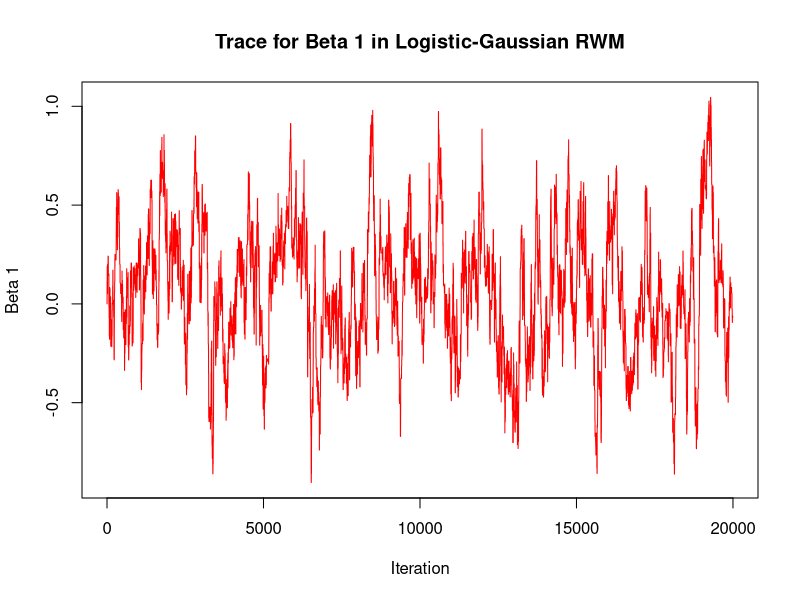
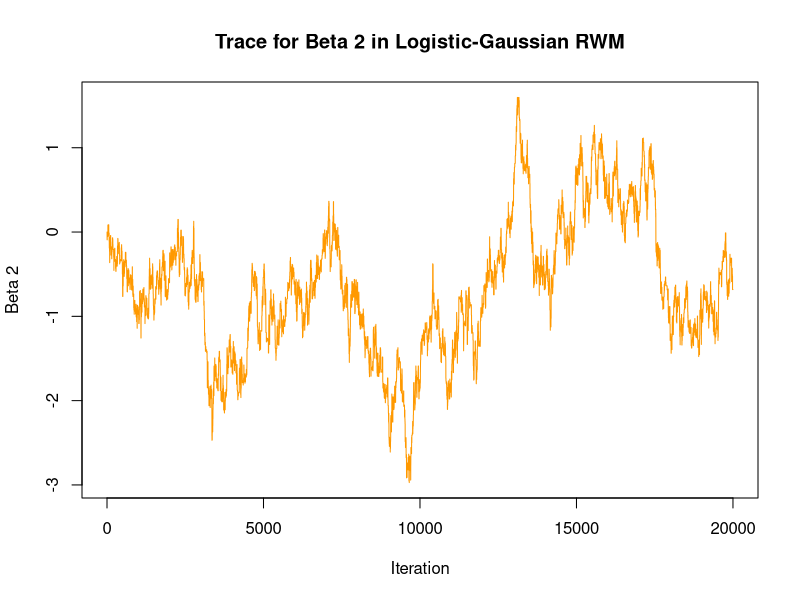
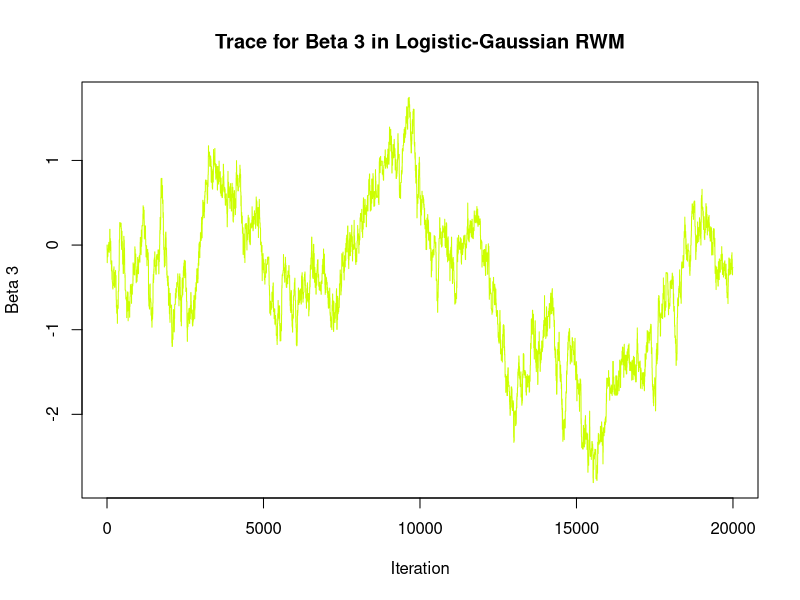
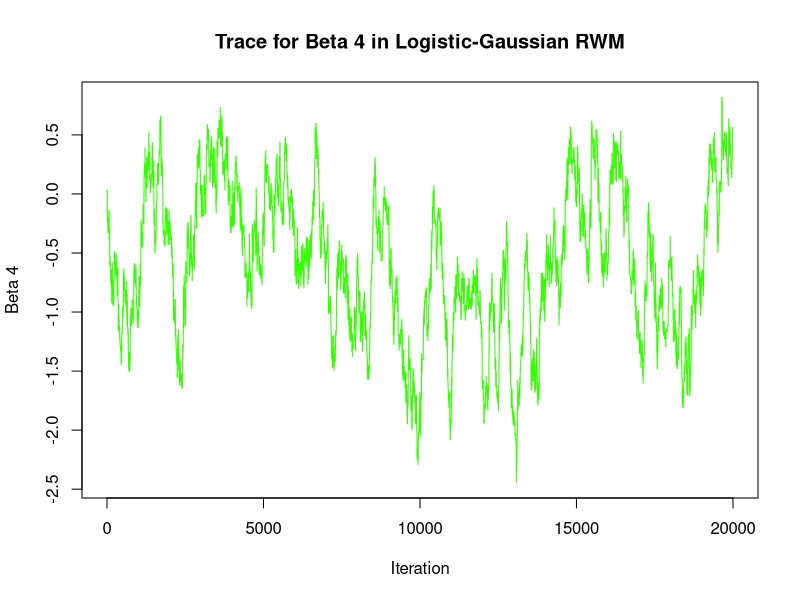
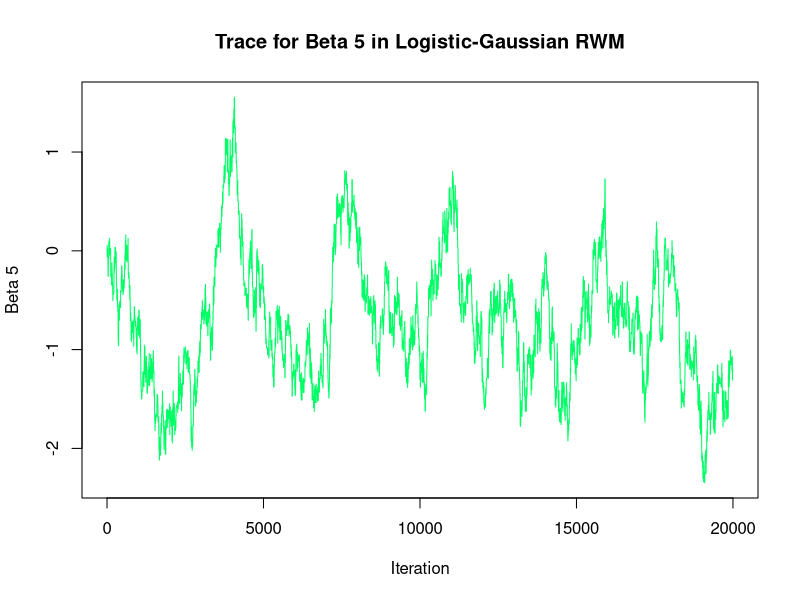
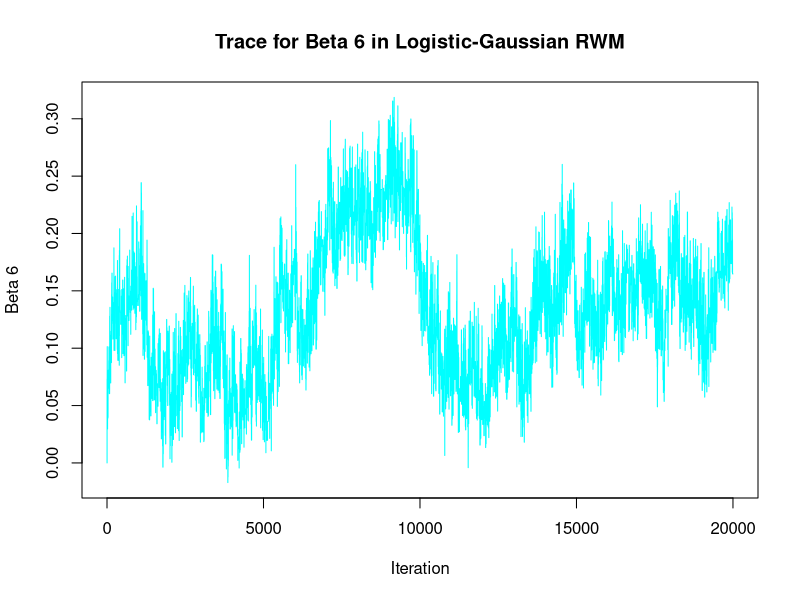
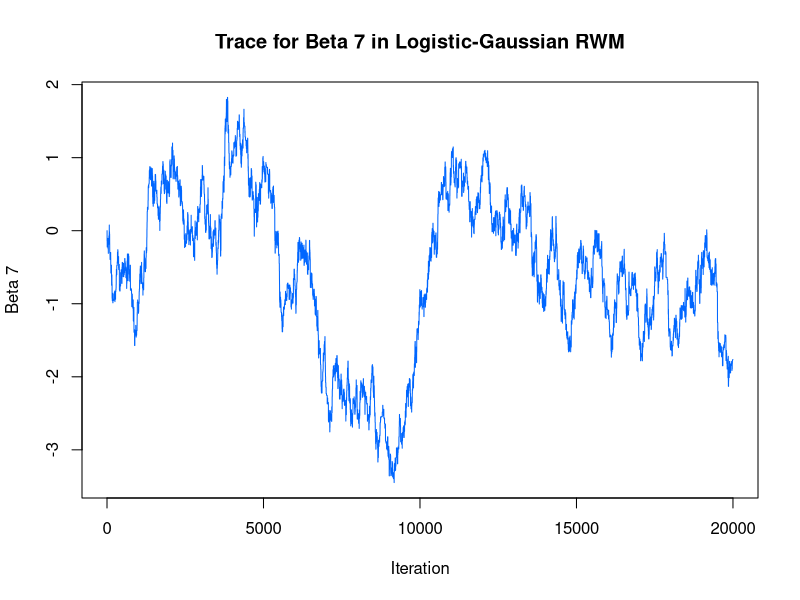
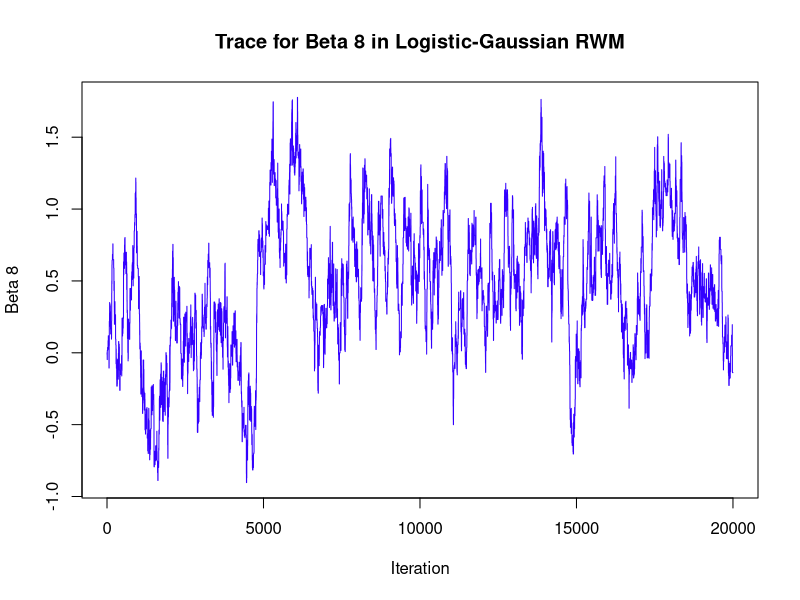

These charts were generated, in order, by the following R code: (Note: a time limit stopped this script after it produced the figures.)
library(mvtnorm)
library(coda)
library(ggplot2)
library(reshape2)
library(dplyr)
library(MASS)

                         # Section 1: Data Simulation 
set.seed(0692) 

n <- 150 # number of observations
d <- 10 # number of beta parameters

# create matrix to populate with covariates
X <- matrix(nrow = n, ncol = d)
X[,1] <- rep(1, n) # first column is an intercept

# create base uncorrelated random numbers to turn into x_i's
z <- matrix(rnorm(n*(d-1)), nrow = n, ncol = d-1)

# create x_i's (ith column of matrix corresponds to variable x_i)
X[,2] <- z[,1]
X[,3] <- z[,1] + 0.2*z[,2]
X[,4] <- 0.5*z[,3]
X[,5] <- z[,4]
X[,6] <- 2*z[,5] + 20*z[,6]
X[,7] <- z[,6]
X[,8] <- 0.5 * (z[,7] + z[,4] + z[,8] + z[,1])
X[,9] <- z[,8] + 10*z[,4]
X[,10] <- z[,5] + 0.5*z[,9]

# create true beta values
beta <- seq(-2,2, length = 10)

# Section 1.1: Generating Binary Outcomes from Logistic Distribution 
# Define the PDF of the logistic distribution
f_L <- function(x) exp(-x) / (1 + exp(-x))^2

# Define the PDF of the Cauchy distribution
f_C <- function(x) 1 / (pi * (1 + x^2))

# Define the ratio of logistic to Cauchy densities
ratio_LC <- function(x) {
  f_L(x) / f_C(x)
}

# Find the optimized M
M_calc <- optimize(f = ratio_LC, interval = c(-10,10), maximum = TRUE)
M <- M_calc$objective
M

n_samples <- n  # the number of samples we want to draw
accepted_samples <- numeric(n_samples)  # to store accepted samples
num_accepted <- 0  # to keep track of the number of accepted samples
num_proposed <- 0  # to keep track of the number of proposed samples

while (num_accepted < n_samples) {
    x_proposed <- rt(1, df = 1)  # draw a sample from the Cauchy distribution
    fl_value <- f_L(x_proposed)  # calculate the logistic PDF value

    if (is.finite(fl_value)) {
        u <- runif(1, 0, M * fl_value)  # draw a sample from the uniform distribution

        if (u <= fl_value) {
            num_accepted <- num_accepted + 1
            accepted_samples[num_accepted] <- x_proposed
        }
    }
    num_proposed <- num_proposed + 1
}

# Estimate efficiency
efficiency <- num_accepted / num_proposed
efficiency

# Now use these samples to create Y
epsilon_L <- accepted_samples  # These are our accepted epsilon_i samples
Y_star_L <- X %*% beta + epsilon_L  # Calculate the latent variable Y_star
Y_L <- ifelse(Y_star_L > 0, 1, 0)  # Convert the latent variable to binary outcomes Y

# Section 1.2: Generating Binary Outcomes from Cauchy Distribution 
# Generate the random errors from the Cauchy distribution, i.e. t-distribution with df = 1
epsilon_C <- rt(n, df = 1)

# Calculate the latent variable using the matrix product of X and beta, plus the error term (formula given in the instrutioon)
Y_star_C <- X %*% beta + epsilon_C

# Convert the latent variable to a binary outcome
Y_C <- ifelse(Y_star_C > 0, 1, 0)


# Section 2: Model Sepcification: Defining Prior and Posterior
# Gaussian log-prior function
log_prior_gaussian <- function(beta) {
 sum(dnorm(beta, log = T))
}

# Unit Information Prior(UIP) log-prior function 
log_prior_uip <- function(beta, X) {
  n <- nrow(X)  # Calculate 'n' as the number of rows in 'X'
  Sigma_inv <- solve(t(X) %*% X) * n
  prior_value <- -0.5 * t(beta) %*% Sigma_inv %*% beta
  return(prior_value)
}


# Logistic-Gaussian Posterior
logistic_posterior_Gaussian <- function(beta, X, Y) {
  p <- 1 / (1 + exp(-X %*% beta))
  log_likelihood <- sum(dbinom(Y, size = 1, prob = p, log = TRUE))
  log_prior <- log_prior_gaussian(beta)
  return(log_likelihood + log_prior)
}


# Logistic-UIP Posterior
logistic_posterior_UIP <- function(beta, X, Y) {
  # Ensure beta is treated as a column vector for matrix operations
  if (is.null(dim(beta))) {
    beta <- matrix(beta, nrow = length(beta), ncol = 1)
  }

  # Calculate logistic model probabilities
  p <- 1 / (1 + exp(-X %*% beta))
  log_likelihood <- sum(Y * log(p) + (1 - Y) * log(1 - p))
  
  # Calculate log prior using Sigma_inv
  log_prior <- log_prior_uip(beta, X)
  
  return(log_likelihood + log_prior)
}

# Cauchit-Gaussian Posterior
cauchit_posterior_Gaussian <- function(beta, X, Y) {
  eta <- X %*% beta
  p <- 0.5 + (1 / pi) * atan(eta) 
  p <- pmax(pmin(p, 1 - 1e-10), 1e-10)  # Avoid log(0)
  log_likelihood <- sum(dbinom(Y, size = 1, prob = p, log = TRUE))
  
  log_prior <- sum(dnorm(beta, log = T))
  
  return(log_likelihood + log_prior)
}

# Cauchit-UIP Posterior
cauchit_posterior_UIP <- function(beta, X, Y) {
  eta <- X %*% beta
  p <- 0.5 + (1 / pi) * atan(eta) 
  p <- pmax(pmin(p, 1 - 1e-10), 1e-10)  # Avoid log(0)
  log_likelihood <- sum(dbinom(Y, size = 1, prob = p, log = TRUE))
  
  log_prior <- log_prior_uip(beta,X)
  
  return(log_likelihood + log_prior)
}





# Section 3: MCMC Algorithm Implementation and Application

# This section is dedicated to the implementation and fitting of five distinct 
# MCMC algorithms to logistic and Cauchit regression models. Each algorithm is
# applied to both Gaussian and UIP Prior cases to assess model 
# performance. The five algorithms are:

# 1. Random Walk Metropolis (RWM)
# 2. Pre-conditioned RWM using multivariate normal proposals
# 3. Pre-conditioned RWM using multivariate t proposals
# 4. Metropolis-adjusted Langevin Algorithm (MALA)
# 5. Component-wise RWM

# For each algorithm, the process consists of defining a fitting function, 
# executing the MCMC sampling, and calculating the acceptance rate. After 
# fitting to the Logistic case, the same algorithms are applied to the Cauchit 
# regression model. Results are visualized through trace plots.


# Before going through the five MCMC algorithms specific to each regression
# We want to define some common parameters used in MCMC to reduce redundancy
nits <- 20000
x_curr <- rep(0, ncol(X))

                              #Logistic Case
# MODEL: Random Walk Metropolis (RWM)
                             # Logistic-Gaussian
# Multidimensional RWM algorithm for logistic regression
RWM <- function(log_posterior, nits, h, x_curr, X, Y) {
  d <- length(x_curr)
  accepted <- 0
  x_store <- matrix(nrow = nits, ncol = d)
  
  # Initialize current log-posterior
  logpi_curr <- log_posterior(x_curr, X, Y)
  if (is.nan(logpi_curr)) logpi_curr <- -Inf  # Handle NaN

  for (i in 1:nits) {
    # propose a candidate move
    x_prop <- x_curr + h * rnorm(d)
    logpi_prop <- log_posterior(x_prop, X, Y)
    
    # Check for numerical issues
    if (is.nan(logpi_prop)) logpi_prop <- -Inf  # Handle NaN

    # accept-reject step
    loga <- logpi_prop - logpi_curr
    u <- runif(1)
    # compare u < exp(loga) to avoid numerical issues
    if (!is.nan(loga) && u < exp(loga)) {
      x_curr <- x_prop
      logpi_curr <- logpi_prop
      accepted <- accepted + 1
    }
    x_store[i,] <- x_curr
  }
  
  return(list(x_store = x_store, a_rate = accepted / nits))
}

# Run the RWM algorithm for logistic regression with Gaussian
mc_logGaussian_rwm <- RWM(logistic_posterior_Gaussian, nits, h = 0.08, x_curr, X, Y_L)

# Output the acceptance rate
cat("The acceptance rate is: ", mc_logGaussian_rwm$a_rate)

                            # Logistic-UIP
# Run the RWM algorithm for logistic regression with Gaussian
mc_logUIP_rwm <- RWM(logistic_posterior_UIP, nits, h = 0.05, x_curr, X,Y_L)

# Output the acceptance rate
cat("The acceptance rate is: ", mc_logUIP_rwm$a_rate)

                            # Trace plot 
# Set up colors for the plots
colors <- rainbow(ncol(mc_logGaussian_rwm$x_store))

mc_trace_plot <- function(mc_data, colors, model_name = "Model") {
  # Loop through each parameter in the MCMC data
  for (i in 1:ncol(mc_data$x_store)) {
    # Trace plot for the i-th beta parameter with the i-th color
    plot(mc_data$x_store[, i], type = 'l',
         main = paste("Trace for Beta", i, "in", model_name),
         ylab = paste("Beta", i), xlab = "Iteration",
         col = colors[i])
    
    # Convert the color to RGB with transparency
    col_transparent <- adjustcolor(colors[i], alpha.f = 0.3)
  }
}

# Call the function for the Logistic-Gaussian/UIP RWM model
mc_trace_plot(mc_logGaussian_rwm, colors, "Logistic-Gaussian RWM")
mc_trace_plot(mc_logUIP_rwm, colors, "Logistic-Gaussian RWM")




# MODEL: Pre-conditioned RWM using multivariate normal proposals
                         #Logistic-Gaussian
# RWM algorithm function with pre-conditioning
RWM_pre_mnorm <- function(log_posterior, X, Y, nits, cov_matrix, x_curr) {
  d <- length(x_curr)
  accepted <- 0
  x_store <- matrix(nrow = nits, ncol = d)
  
  for (i in 1:nits) {
    # Generate a proposal beta vector by adding a random multivariate normal vector
    # The covariance of the random vector is the provided cov_matrix
    x_prop <- x_curr + mvrnorm(1, mu = rep(0, d), Sigma = cov_matrix)
    
    # Calculate the log of the acceptance ratio
    loga <- log_posterior(x_prop, X, Y) - log_posterior(x_curr, X, Y)
    
    # Accept or reject the proposal based on the acceptance ratio
    if (is.finite(loga) && runif(1) < exp(loga)) {
      x_curr <- x_prop
      accepted <- accepted + 1
    }
    # Store the current or last accepted beta vector in the chain
    x_store[i, ] <- x_curr
  }
  
  return(list(x_store = x_store, a_rate = accepted / nits))
}

# Define parameters for the initial run
nits_initial <- 20000  # Total number of iterations including burn-in
burn_in <- 5000        # Number of iterations to discard as burn-in
h_initial <- 0.003      # Initial proposal width, used to scale the identity covariance matrix
x_curr_initial <- rep(0, ncol(X))

# Run the initial RWM algorithm with a simple diagonal covariance matrix
initial_run <- RWM_pre_mnorm(logistic_posterior_Gaussian, X, Y_L, nits_initial, diag(rep(h_initial, ncol(X))), x_curr_initial)
# Tune the step-size to achieve a 30-40% acceptance rate
initial_run$a_rate

# Estimate the covariance matrix from the initial run (post burn-in)
cov_matrix_est <- cov(initial_run$x_store[(burn_in + 1):nits_initial, ])

# Define parameters for the pre-conditioned run
nits_final <- 20000
h_final <- 0.45  

# Run the RWM algorithm with the estimated covariance matrix
mc_logGaussian_pre_norm <- RWM_pre_mnorm(logistic_posterior_Gaussian, X, Y_L, nits_final, cov_matrix_est * h_final, x_curr_initial)

# Output the acceptance rate of the final run
cat("The acceptance rate of the final run is: ", mc_logGaussian_pre_norm$a_rate)

                            #Logistic-UIP
# RWM algorithm function with pre-conditioning
RWM_pre_mnorm

# Define parameters for the initial run
nits_initial <- 20000  
burn_in <- 5000        
h_initial <- 0.0015  
x_curr_initial <- rep(0, ncol(X))

# Run the initial RWM algorithm with a simple diagonal covariance matrix
initial_run <- RWM_pre_mnorm(logistic_posterior_UIP, X, Y_L, nits_initial, diag(rep(h_initial, ncol(X))), x_curr_initial)
# Tune the step-size to achieve a 30-40% acceptance rate
initial_run$a_rate

# Estimate the covariance matrix from the initial run (post burn-in)
cov_matrix_est <- cov(initial_run$x_store[(burn_in + 1):nits_initial, ])

# Define parameters for the pre-conditioned run
nits_final <- 20000
h_final <- 0.45  

# Run the RWM algorithm with the estimated covariance matrix
mc_logUIP_pre_norm <- RWM_pre_mnorm(logistic_posterior_UIP, X, Y_L, nits_final, cov_matrix_est * h_final, x_curr_initial)

# Output the acceptance rate of the final run
cat("The acceptance rate of the final run is: ", mc_logUIP_pre_norm$a_rate)

# Trace plot for Logistic-Gaussian and Logistic-UIP 
mc_trace_plot(mc_logGaussian_pre_norm, colors, "Pre Logistic-Gaussian mnorm")
mc_trace_plot(mc_logUIP_pre_norm, colors, "Pre Logistic-UIP mnorm")



# MODEL: Pre-conditioned RWM using multivariate t proposals
                            #Logistic-Gaussian
# RWM algorithm function with pre-conditioning
RWM_pre_mt <- function(log_posterior, X, Y, nits, cov_matrix, x_curr, df_t) {
  d <- length(x_curr)
  accepted <- 0
  x_store <- matrix(nrow = nits, ncol = d)
  
  for (i in 1:nits) {
    # Generate a proposal beta vector by adding a random multivariate normal vector
    # The covariance of the random vector is the provided cov_matrix
    x_prop <- x_curr + as.vector(rmvt(n = 1, sigma = cov_matrix, df = df_t))
    
    # Calculate the log of the acceptance ratio
    loga <- log_posterior(x_prop, X, Y) - log_posterior(x_curr, X, Y)
    
    # Accept or reject the proposal based on the acceptance ratio
    if (is.finite(loga) && runif(1) < exp(loga)) {
      x_curr <- x_prop
      accepted <- accepted + 1
    }
    # Store the current or last accepted beta vector in the chain
    x_store[i, ] <- x_curr
  }
  
  return(list(x_store = x_store, a_rate = accepted / nits))
}

h_initial <- 0.001 # Initial proposal width, used to scale the identity covariance matrix
df_t <- 1

# Run the initial RWM algorithm with a simple diagonal covariance matrix
initial_run_t <- RWM_pre_mt(logistic_posterior_Gaussian, X, Y_L, nits_initial, 
                            diag(rep(h_initial, ncol(X))), x_curr_initial, df_t)

# Tune the step-size to achieve a 30-40% acceptance rate
initial_run_t$a_rate

# Estimate the covariance matrix from the initial run (post burn-in)
cov_matrix_est <- cov(initial_run_t$x_store[(burn_in + 1):nits_initial, ])

# Define parameters for the pre-conditioned run
h_final <- 0.2 

# Run the RWM algorithm with the estimated covariance matrix
mc_logGaussian_pre_t <- RWM_pre_mt(logistic_posterior_Gaussian, X, Y_L, nits_final, 
                                   cov_matrix_est*h_final, x_curr_initial, df_t)


# Output the acceptance rate of the final run
cat("The acceptance rate of the final run is: ", mc_logGaussian_pre_t$a_rate)

                               #Logistic-UIP
# RWM algorithm function with pre-conditioning & multivariate t proposal
RWM_pre_mt
# Define parameters for the initial run
h_initial <- 0.001      # Initial proposal width, used to scale the identity covariance matrix
df_t <- 1

# Run the initial RWM algorithm with a simple diagonal covariance matrix
initial_run_t <- RWM_pre_mt(logistic_posterior_UIP, X, Y_L, nits_initial, diag(rep(h_initial, ncol(X))), x_curr_initial, df_t)

# Tune the step-size to achieve a 30-40% acceptance rate
initial_run_t$a_rate

# Estimate the covariance matrix from the initial run (post burn-in)
cov_matrix_est <- cov(initial_run_t$x_store[(burn_in + 1):nits_initial, ])

# Define parameters for the pre-conditioned run
nits_final <- 20000
h_final <- 0.35

# Run the RWM algorithm with the estimated covariance matrix
mc_logUIP_pre_t <- RWM_pre_mt(logistic_posterior_UIP, X, Y_L, nits_final, cov_matrix_est*h_final, x_curr_initial, df_t)

# Output the acceptance rate of the final run
cat("The acceptance rate of the final run is: ", mc_logUIP_pre_t$a_rate)

# Trace plot for Logistic-UIP preconditioned_norm
mc_trace_plot(mc_logGaussian_pre_t, colors, "Pre Logistic-Gaussian mt")
mc_trace_plot(mc_logUIP_pre_t, colors, "Pre Logistic-UIP mt")



# MODEL: Metropolis-adjusted Langevin algorithm (MALA)
                              # Logistic-Gaussian
MALA <- function(logistic_posterior, dlogpi, nits, h, x_curr, X, Y) {
  d <- length(x_curr)
  accepted <- 0
  x_store <- matrix(nrow = nits, ncol = d)
  
  # Initialize current log-posterior and its gradient
  logpi_curr <- logistic_posterior(x_curr, X, Y)
  if (is.nan(logpi_curr)) logpi_curr <- -Inf
  dlogpi_curr <- dlogpi(x_curr, X, Y)
  
  for (i in 1:nits) {
    # Propose a candidate move
    x_prop <- x_curr + h * dlogpi_curr / 2 + sqrt(h) * rnorm(d)
    logpi_prop <- logistic_posterior(x_prop, X, Y)
    dlogpi_prop <- dlogpi(x_prop, X, Y)
    
    # Convert matrices to vectors explicitly
    x_curr <- as.vector(x_curr)
    x_prop <- as.vector(x_prop)
    dlogpi_curr <- as.vector(dlogpi_curr)
    dlogpi_prop <- as.vector(dlogpi_prop)

    # Calculate transition probabilities
    logq_cgivenp <- dmvnorm(x_curr, mean = x_prop + h * dlogpi_prop / 2, sigma = h * diag(rep(1, d)), log = TRUE)
    logq_pgivenc <- dmvnorm(x_prop, mean = x_curr + h * dlogpi_curr / 2, sigma = h * diag(rep(1, d)), log = TRUE)
    
    # Accept-reject step
    loga <- logpi_prop - logpi_curr + logq_cgivenp - logq_pgivenc
    u <- runif(1)
    # compare u < exp(loga) to avoid numerical issues
    if (!is.nan(loga) && u < exp(loga)) {
      x_curr <- x_prop
      logpi_curr <- logpi_prop
      dlogpi_curr <- dlogpi_prop
      accepted <- accepted + 1
    }
    x_store[i, ] <- x_curr
  }
  
  return(list(x_store = x_store, a_rate = accepted / nits))
}

dlogpi_logGaussian <- function(beta, X, Y) {
  z <- X %*% beta
  p <- 1 / (1 + exp(-z))
  grad_log_likelihood <- t(X) %*% (Y - p)
  grad_log_prior <- -beta
  return(grad_log_likelihood + grad_log_prior)
}

mc_logGaussian_mala <- MALA(logistic_posterior_Gaussian, dlogpi_logGaussian, 
                            nits, h = 0.001, x_curr, X, Y_L)
                        # Performing burn-in
burn_in <- 5000  # Define the number of burn-in iterations

# Create new MCMC objects that exclude the burn-in period
mc_logGaussian_mala_burnin <- mc_logGaussian_mala
mc_logGaussian_mala_burnin$x_store <- mc_logGaussian_mala$x_store[(burn_in + 1):nrow(mc_logGaussian_mala$x_store), ]


# Output the acceptance rate of the final run
cat("The acceptance rate of the final run is: ", mc_logGaussian_mala_burnin$a_rate)

                                # Logistic-UIP
dlogpi_logUIP <- function(beta, X, Y) {
  n <- nrow(X)
  Sigma_inv <- solve(t(X) %*% X) * n
  
  p <- 1 / (1 + exp(-X %*% beta))
  grad_log_likelihood <- t(X) %*% (Y - p)
  
  grad_log_prior <- -Sigma_inv %*% beta
  
  return(grad_log_likelihood + grad_log_prior)
}

mc_logUIP_mala <- MALA(logistic_posterior_UIP, dlogpi_logUIP, nits, h = 0.001, x_curr, X, Y_L)
                           # Performing burn-in
burn_in <- 5000  

# Create new MCMC objects that exclude the burn-in period
mc_logUIP_mala_burnin <- mc_logUIP_mala 
mc_logUIP_mala_burnin$x_store <- mc_logUIP_mala$x_store[(burn_in + 1):nrow(mc_logUIP_mala$x_store), ]

chains <- mcmc.list(mcmc(mc_logUIP_mala_burnin$x_store))

# Output the acceptance rate of the final run
cat("The acceptance rate of the final run is: ", mc_logUIP_mala_burnin$a_rate)

                # Trace plot for Logistic-Gaussian/UIP MALA
mc_trace_plot(mc_logGaussian_mala_burnin, colors, "Post Burn-In Logistic-Gaussian MALA")
mc_trace_plot(mc_logUIP_mala_burnin, colors, "Post Burn-IN Logistic-UIP MALA")


# MODEL: Component-wise RWM
                             # Logistic-Gaussian
RWM_cw <- function(logistic_posterior, nits, h, x_curr, X, Y) {
  d <- length(x_curr)
  accepted <- rep(0, d)  # Track acceptance for each parameter
  x_store <- matrix(nrow = nits, ncol = d)
  
  # Initialize current log-posterior
  logpi_curr <- logistic_posterior(x_curr, X, Y)
  if (is.nan(logpi_curr)) logpi_curr <- -Inf  # Handle NaN

  for (i in 1:nits) {
    for (j in 1:d) {
      x_prop <- x_curr
      # Propose a candidate move for the j-th parameter
      x_prop[j] <- x_curr[j] + h[j] * rnorm(1)
      
      logpi_prop <- logistic_posterior(x_prop, X, Y)
      # Check for numerical issues
      if (is.nan(logpi_prop)) logpi_prop <- -Inf  # Handle NaN
      
      # Accept-reject step
      loga <- logpi_prop - logpi_curr
      u <- runif(1)
      # Compare u < exp(loga) to avoid numerical issues
      if (!is.nan(loga) && u < exp(loga)) {
        x_curr[j] <- x_prop[j]
        logpi_curr <- logpi_prop
        accepted[j] <- accepted[j] + 1
      }
    }
    x_store[i,] <- x_curr
  }
  
  return(list(x_store = x_store, a_rate = accepted / nits))
}

h_logGaussian <- c(1.65, 1.8, 1.75, 2.4, 2.6, 0.1, 1.6, 1.8, 0.55, 1.45)  # Step sizes for each parameter

mc_logGaussian_cw<- RWM_cw(logistic_posterior_Gaussian, nits, h_logGaussian, x_curr, X, Y_L)

# Output the acceptance rate of the final run
cat("The acceptance rate of the final run is: ", mc_logGaussian_cw$a_rate)

                                # Logistic-UIP
h_logUIP <- c(1.65, 1.8, 1.75, 2.5, 2.6, 0.1, 1.6, 1.8, 0.55, 1.45)  # Step sizes for each parameter

mc_logUIP_cw <- RWM_cw(logistic_posterior_UIP, nits, h_logUIP, x_curr, X, Y_L)

# Output the acceptance rate of the final run
cat("The acceptance rate of the final run is: ", mc_logGaussian_cw$a_rate)

                # Trace plot for Logistic-Gaussian/UIP Component-wise
mc_trace_plot(mc_logGaussian_cw, colors, "Logistic-Gaussian Component-wise RWM")
mc_trace_plot(mc_logUIP_cw, colors, "Logistic-UIP Component-wise RWM")






                              #Cauchit Case

# MODEL: Random Walk Metropolis (RWM)
                            # Cauchit-Gaussian
# Run the RWM algorithm for logistic regression with Gaussian
mc_cauGaussian_rwm <- RWM(cauchit_posterior_Gaussian, nits, h = 0.13, x_curr, X, Y_C)

# Output the acceptance rate
cat("The acceptance rate is: ", mc_cauGaussian_rwm$a_rate)

                            # Logistic-UIP
# Run the RWM algorithm for logistic regression with Gaussian
mc_cauUIP_rwm <- RWM(cauchit_posterior_UIP, nits, h = 0.07, x_curr, X, Y_C)

# Output the acceptance rate
cat("The acceptance rate is: ", mc_cauUIP_rwm$a_rate)


                   # Call the function for the Logistic-Gaussian/UIP RWM model
mc_trace_plot(mc_cauGaussian_rwm, colors, "Cauchit-Gaussian RWM")
mc_trace_plot(mc_cauUIP_rwm, colors, "Cauchit-Gaussian RWM")


# MODEL: Pre-conditioned RWM using multivariate normal proposals
                               #Cauchit-Gaussian 
# RWM algorithm function with pre-conditioning & multivariate normal proposal
RWM_pre_mnorm

# Define parameters for the initial run
nits_initial <- 20000  
burn_in <- 5000        
h_initial <- 0.003  
x_curr_initial <- rep(0, ncol(X))

# Run the initial RWM algorithm with a simple diagonal covariance matrix
initial_run <- RWM_pre_mnorm(cauchit_posterior_Gaussian, X, Y_C, nits_initial, diag(rep(h_initial, ncol(X))), x_curr_initial)
# Tune the step-size to achieve a 30-40% acceptance rate
initial_run$a_rate

# Estimate the covariance matrix from the initial run (post burn-in)
cov_matrix_est <- cov(initial_run$x_store[(burn_in + 1):nits_initial, ])

# Define parameters for the pre-conditioned run
nits_final <- 20000
h_final <- 0.5

# Run the RWM algorithm with the estimated covariance matrix
mc_cauGaussian_pre_norm <- RWM_pre_mnorm(cauchit_posterior_Gaussian, X, Y_C, nits_final, cov_matrix_est * h_final, x_curr_initial)

# Output the acceptance rate of the final run
cat("The acceptance rate of the final run is: ",mc_cauGaussian_pre_norm$a_rate)

                                    #Cauchit-UIP
# RWM algorithm function with pre-conditioning
RWM_pre_mnorm

# Define parameters for the initial run
nits_initial <- 20000  
burn_in <- 5000        
h_initial <- 0.0015  
x_curr_initial <- rep(0, ncol(X))

# Run the initial RWM algorithm with a simple diagonal covariance matrix
initial_run <- RWM_pre_mnorm(cauchit_posterior_UIP, X, Y_C, nits_initial, diag(rep(h_initial, ncol(X))), x_curr_initial)
# Tune the step-size to achieve a 30-40% acceptance rate
initial_run$a_rate

# Estimate the covariance matrix from the initial run (post burn-in)
cov_matrix_est <- cov(initial_run$x_store[(burn_in + 1):nits_initial, ])

# Define parameters for the pre-conditioned run
nits_final <- 20000
h_final <- 0.45  

# Run the RWM algorithm with the estimated covariance matrix
mc_cauUIP_pre_norm <- RWM_pre_mnorm(cauchit_posterior_UIP, X, Y_C, nits_final, cov_matrix_est * h_final, x_curr_initial)


# Output the acceptance rate of the final run
cat("The acceptance rate of the final run is: ", mc_cauUIP_pre_norm$a_rate)

# Trace plot for Logistic-Gaussian preconditioned_norm
mc_trace_plot(mc_cauGaussian_pre_norm, colors, "Pre Cauchit-Gaussian mnorm")
mc_trace_plot(mc_cauUIP_pre_norm, colors, "Pre Cauchit-UIP mnorm")


# MODEL: Pre-conditioned RWM using multivariate t proposals
                                #Logistic-Gaussian
# RWM algorithm function with pre-conditioning & multivariate t proposal
RWM_pre_mt
# Define parameters for the initial run
h_initial <- 0.001      # Initial proposal width, used to scale the identity covariance matrix
df_t <- 1

# Run the initial RWM algorithm with a simple diagonal covariance matrix
initial_run_t <- RWM_pre_mt(cauchit_posterior_Gaussian, X, Y_C, nits_initial, diag(rep(h_initial, ncol(X))), x_curr_initial, df_t)

# Tune the step-size to achieve a 30-40% acceptance rate
initial_run_t$a_rate

# Estimate the covariance matrix from the initial run (post burn-in)
cov_matrix_est <- cov(initial_run_t$x_store[(burn_in + 1):nits_initial, ])

# Define parameters for the pre-conditioned run
nits_final <- 20000
h_final <- 0.35

# Run the RWM algorithm with the estimated covariance matrix
mc_cauGaussian_pre_t <- RWM_pre_mt(cauchit_posterior_Gaussian, X, Y_C, nits_final, cov_matrix_est*h_final, x_curr_initial, df_t)

# Output the acceptance rate of the final run
cat("The acceptance rate of the final run is: ", mc_cauGaussian_pre_t$a_rate)

                               #Cauchit-UIP (rmvt)
# RWM algorithm function with pre-conditioning & multivariate t proposal
RWM_pre_mt
# Define parameters for the initial run
h_initial <- 0.001      # Initial proposal width, used to scale the identity covariance matrix
df_t <- 1

# Run the initial RWM algorithm with a simple diagonal covariance matrix
initial_run_t <- RWM_pre_mt(cauchit_posterior_UIP, X, Y_C, nits_initial, diag(rep(h_initial, ncol(X))), x_curr_initial, df_t)

# Tune the step-size to achieve a 30-40% acceptance rate
initial_run_t$a_rate

# Estimate the covariance matrix from the initial run (post burn-in)
cov_matrix_est <- cov(initial_run_t$x_store[(burn_in + 1):nits_initial, ])

# Define parameters for the pre-conditioned run
nits_final <- 20000
h_final <- 0.35

# Run the RWM algorithm with the estimated covariance matrix
mc_cauUIP_pre_t <- RWM_pre_mt(cauchit_posterior_UIP, X, Y_C, nits_final, cov_matrix_est*h_final, x_curr_initial, df_t)

# Output the acceptance rate of the final run
cat("The acceptance rate of the final run is: ", mc_cauUIP_pre_t$a_rate)

                   # Trace plot for Logistic-UIP preconditioned_norm
mc_trace_plot(mc_cauGaussian_pre_t , colors, "Pre Cauchit-Gaussian mt")
mc_trace_plot(mc_cauUIP_pre_t, colors, "Pre Cauchit-UIP mt")



# MODEL: Metropolis-adjusted Langevin Algorithm (MALA)
                              # Cauchit-Gaussian
# Calculating the gradient
dlogpi_cauGaussian <- function(beta, X, Y) {
  eta <- X %*% beta
  p <- 0.5 + (1 / pi) * atan(eta)
  dp_deta <- 1 / (pi * (1 + eta^2))  # derivative of p w.r.t eta
  grad_log_likelihood <- t(X) %*% ((Y - p) * dp_deta)  # chain rule to get the gradient w.r.t beta
  
  grad_log_prior <- -beta 
  
  return(grad_log_likelihood + grad_log_prior)
}

mc_cauGaussian_mala <- MALA(cauchit_posterior_Gaussian, dlogpi_cauGaussian, nits, h = 0.002, x_curr, X, Y_C)

                             # Performing burn-in
burn_in <- 5000  # Define the number of burn-in iterations

# Create new MCMC objects that exclude the burn-in period
mc_cauGaussian_mala_burnin <- mc_cauGaussian_mala
mc_cauGaussian_mala_burnin$x_store <- mc_cauGaussian_mala$x_store[(burn_in + 1):nrow(mc_cauGaussian_mala$x_store), ]

# Output the acceptance rate of the final run
cat("The acceptance rate of the final run is: ", mc_cauGaussian_mala_burnin$a_rate)

                                # Cauchit-UIP
# Calculating the gradient
dlogpi_cauUIP <- function(beta, X, Y) {
  n <- nrow(X)
  Sigma_inv <- solve(t(X) %*% X) * n
  
  eta <- X %*% beta
  p <- 0.5 + (1 / pi) * atan(eta)
  dp_deta <- 1 / (pi * (1 + eta^2))  # derivative of p w.r.t eta
  grad_log_likelihood <- t(X) %*% ((Y - p) * dp_deta)  # chain rule to get the gradient w.r.t beta
  
  grad_log_prior <- -Sigma_inv %*% beta  # derivative of UIP log-prior w.r.t beta
  
  return(grad_log_likelihood + grad_log_prior)
}


mc_cauUIP_mala <- MALA(cauchit_posterior_UIP, dlogpi_cauUIP, nits, h = 0.005, x_curr, X, Y_C)
                        # Performing burn-in
burn_in <- 5000  

# Create new MCMC objects that exclude the burn-in period
mc_cauUIP_mala_burnin <- mc_cauUIP_mala
mc_cauUIP_mala_burnin$x_store <- mc_cauUIP_mala$x_store[(burn_in + 1):nrow(mc_cauUIP_mala$x_store), ]

# Output the acceptance rate of the final run
cat("The acceptance rate of the final run is: ", mc_cauUIP_mala_burnin$a_rate)

                # Trace plot for Logistic-Gaussian/UIP MALA
mc_trace_plot(mc_cauGaussian_mala_burnin, colors, "Post Burn-In Logistic-Gaussian MALA")
mc_trace_plot(mc_cauUIP_mala_burnin, colors, "Post Burn-IN Logistic-UIP MALA")


# MODEL: Component-wise MCMC
                             # Cauchit-Gaussian
h <- c(2, 2.2, 2.2, 3.2, 3.4, 0.2, 2.3, 2.5, 0.9, 2.1)  # Step sizes for each parameter

mc_cauGaussian_cw<- RWM_cw(cauchit_posterior_Gaussian, nits, h, x_curr, X, Y_C)

# Output the acceptance rate of the final run
cat("The acceptance rate of the final run is: ", mc_cauGaussian_cw$a_rate)

                                # Logistic-UIP
h <- c(1.65, 1.8, 1.75, 2.5, 2.6, 0.09, 1.6, 1.8, 0.55, 1.45)  # Step sizes for each parameter

mc_cauUIP_cw <- RWM_cw(cauchit_posterior_UIP, nits, h, x_curr, X, Y_C)

# Output the acceptance rate of the final run
cat("The acceptance rate of the final run is: ", mc_cauGaussian_cw$a_rate)

                # Trace plot for Cauchit-Gaussian/UIP Component-wise
mc_trace_plot(mc_cauGaussian_cw, colors, "Cauchit-Gaussian Component-wise RWM")
mc_trace_plot(mc_cauUIP_cw, colors, "Cauchit-UIP Component-wise RWM")





# Section 4: Model Diagnostics for MCMC Algorithms

# This section is dedicated to performing diagnostic analyses on the fitted 
# MCMC models for both Logistic and Cauchit regression cases. We employ various 
# statistical methods to assess the predictive accuracy and convergence of the 
# models. The diagnostics are as follows:

# 1. Prediction Accuracy: This involves comparing the posterior mean of the 
#    parameters against the true beta coefficients, utilizing Brier scores 
#    as a measure of predictive performance.

# 2. Convergence Diagnostics: We use Gelman-Rubin statistics to evaluate the 
#    convergence across multiple chains for each MCMC algorithm.

# 3. Autocorrelation Analysis: Autocorrelation plots are generated for each 
#    parameter to visualize the degree of correlation between MCMC samples at 
#    different lags.

# 4. Effective Sample Size (ESS): The ESS is computed for each chain to quantify 
#    the number of effectively independent samples.

# Each diagnostic is applied to the output of each MCMC algorithm for both model 
# types. Results from these diagnostics provide insights into the reliability and 
# efficiency of the algorithms in parameter estimation. The diagnostics are split 
# into separate sections for the Logistic and Cauchit cases to maintain clarity 
# and organization.


                            #Logistic Case
# Define all models directly in a list for the ease of further analysis
models_list_L <- list(
  model1_L = mc_logGaussian_rwm,
  model2_L = mc_logUIP_rwm,
  model3a_L = mc_logGaussian_pre_norm,
  model3b_L = mc_logGaussian_pre_t,
  model4a_L = mc_logUIP_pre_norm,
  model4b_L = mc_logUIP_pre_t,
  model5_L = mc_logGaussian_mala_burnin,
  model6_L = mc_logUIP_mala_burnin,
  model7_L = mc_logGaussian_cw,
  model8_L = mc_logUIP_cw
)

# Convert all model outputs to mcmc objects in a single step using lapply
mcmc_models_L <- lapply(models_list_L, function(model) mcmc(model$x_store))

# Optional: if you want to rename these mcmc objects similar to original naming
names(mcmc_models_L) <- c("mcmc_1", "mcmc_2", "mcmc_3a", "mcmc_3b", "mcmc_4a", "mcmc_4b", "mcmc_5", "mcmc_6", "mcmc_7", "mcmc_8")

# Diagnostic 1: Prediction Accuracy
# Diagnostic 1 1.1: Comparing Posterior Mean with True Beta Parameters
mcmc_objects_L <- lapply(mcmc_models_L, mcmc)
summary_stats_L <- lapply(mcmc_objects_L, summary)
print(summary_stats_L)

# Compute the matrix of errors
error_matrix <- sapply(models_list_L, function(model) {
  model_means <- colMeans(model$x_store)
  model_means - beta  
})

# Convert the error matrix to a data frame for plotting
df_errors <- melt(error_matrix)
names(df_errors) <- c("Parameter", "Model", "Error")
              #Heatmap of Estimation Error for Logistic-Gaussian
gaussian_models <- c("model1_L", "model3a_L", "model3b_L", "model5_L", "model7_L")
uip_models <- c("model2_L", "model4a_L", "model4b_L", "model6_L", "model8_L")

# Subset df_errors for Gaussian prior
df_errors_gaussian <- df_errors[df_errors$Model %in% gaussian_models,]

# Plotting Gaussian prior
ggplot(df_errors_gaussian, aes(x = Model, y = Parameter, fill = Error)) +
  geom_tile() +
  scale_fill_gradient2(low = "red", high = "green", mid = "white", midpoint = 0, 
                       name = "Error (True - Estimate)") +
  theme_minimal() +
  labs(title = "Heatmap of Estimation Errors for Logistic - Gaussian",
       x = "Model",
       y = "Beta Parameter") +
  theme(axis.text.x = element_text(angle = 45, hjust = 1))


              #Heat map of Estimation Error for Logistic-UIP
# Subset df_errors for UIP prior
df_errors_uip <- df_errors[df_errors$Model %in% uip_models,]

# Plotting UIP prior
ggplot(df_errors_uip, aes(x = Model, y = Parameter, fill = Error)) +
  geom_tile() +
  scale_fill_gradient2(low = "red", high = "green", mid = "white", midpoint = 0, 
                       name = "Error (True - Estimate)") +
  theme_minimal() +
  labs(title = "Heatmap of Estimation Errors for Logistic - UIP",
       x = "Model",
       y = "Beta Parameter") +
  theme(axis.text.x = element_text(angle = 45, hjust = 1))


# Diagnostics 1.2: Brier Score
# Define the Brier score function
brier_score <- function(Y, p) {
  mean((Y - p)^2)
}

# Write a brier calculation function to speed up the process
calculate_brier <- function(model, X, Y) {
  # Get the mean of the MCMC samples for the final beta estimates
  beta_estimates <- apply(model$x_store, 2, mean)

  # Predict probabilities
  p_pred <- 1 / (1 + exp(-X %*% beta_estimates))

  # Calculate Brier score for the logistic regression with Gaussian prior
  brier_score <- brier_score(p_pred, Y)

  # Return the Brier score
  return(brier_score)
}

brier_scores_L <- lapply(models_list_L, calculate_brier, X, Y_L)

print(unlist(brier_scores_L))


# Diagnostic 2: The Gelman-Rubin diagnostic
# Write a function for G-R statistics calculation to automate the process
gelman_rubin <- function(posterior_func, X, Y, nits, h, cov_matrix=NULL, df_t=NULL, model_type="RWM") {
  starting_values <- c(0.5, 0, -0.5)
  chains <- list()
  for (initial_value in starting_values) {
    if (model_type == "RWM") {
      mcmc_results <- RWM(posterior_func, nits, h, x_curr = rep(initial_value, ncol(X)), X, Y)
    } else if (model_type == "RWM_pre") {
      mcmc_results <- RWM_pre_mnorm(posterior_func, X, Y, nits, cov_matrix, x_curr = rep(initial_value, ncol(X)))
    } else if (model_type == "RWM_pre_mt") {
      mcmc_results <- RWM_pre_mt(posterior_func, X, Y, nits, cov_matrix, x_curr = rep(initial_value, ncol(X)), df_t)
    } else if (model_type == "RWM_cw") {
      mcmc_results <- RWM_cw(posterior_func, nits, h, x_curr = rep(initial_value, ncol(X)), X, Y)
    }
    chains[[paste("start", initial_value)]] <- mcmc(mcmc_results$x_store)
  }
  mcmc_chains <- mcmc.list(chains[[1]], chains[[2]], chains[[3]])
  return(gelman.diag(mcmc_chains))
}

# Model 1: Logistic - Gaussian RWM
gelman_rubin(logistic_posterior_Gaussian, X, Y_L, nits, 0.08)

# Model 2: Logistic - UIP RWM
gelman_rubin (logistic_posterior_UIP, X, Y_L, nits, 0.05)

# Model 3a: Logistic - Gaussian Preconditioned mnorm
gelman_rubin(logistic_posterior_Gaussian, X, Y_L, nits_final, 0.45, cov_matrix_est, model_type="RWM_pre")

# Model 3b: Logistic - Gaussian Preconditioned mt
gelman_rubin(logistic_posterior_Gaussian, X, Y_L, nits_final, 0.35, cov_matrix_est, df_t, "RWM_pre_mt")

# Model 4a: Logistic - UIP Preconditioned mnorm
gelman_rubin(logistic_posterior_UIP, X, Y_L, nits_final, 0.45, cov_matrix_est, model_type="RWM_pre")

# Model 4b: Logistic - UIP Preconditioned mt
gelman_rubin(logistic_posterior_UIP, X, Y_L, nits_final, 0.35, cov_matrix_est, df_t, "RWM_pre_mt")

# Model 7: Logistic - Gaussian Component-wise
gelman_rubin(logistic_posterior_Gaussian, X, Y_L, nits, h_logGaussian, model_type="RWM_cw")

# Model 8: Logistic - UIP Component-wise
gelman_rubin(logistic_posterior_UIP, X, Y_L, nits, h_logUIP, model_type = "RWM_cw")

# We isolate MALA because we applied burn-in, so the calculation function doesn't apply
#Model 5
# Run MCMC for each starting value and handle burn-in
chains <- list()
starting_values <- c(0.5, 0, -0.5)
for (initial_value in starting_values) {
  # Run MALA MCMC
  mcmc_results <- MALA(logistic_posterior_Gaussian, dlogpi_logGaussian, nits, h = 0.001, x_curr = rep(initial_value, ncol(X)), X, Y_L)
  
  # Apply burn-in and convert to mcmc object
  effective_samples <- mcmc_results$x_store[(burn_in + 1):nrow(mcmc_results$x_store), ]
  chains[[paste("start", initial_value)]] <- mcmc(effective_samples)
}

# Combine all the chains into an mcmc.list
mala_chains <- mcmc.list(chains[[1]], chains[[2]], chains[[3]])
gelman.diag(mala_chains)

#Model 6
# Run MCMC for each starting value and handle burn-in
chains <- list()
starting_values <- c(0.5, 0, -0.5)
for (initial_value in starting_values) {
  # Run MALA MCMC
  mcmc_results <- MALA(logistic_posterior_UIP, dlogpi_logUIP, nits, h = 0.001, x_curr = rep(initial_value, ncol(X)), X, Y_L)
  
  # Apply burn-in and convert to mcmc object
  effective_samples <- mcmc_results$x_store[(burn_in + 1):nrow(mcmc_results$x_store), ]
  chains[[paste("start", initial_value)]] <- mcmc(effective_samples)
}

# Combine all the chains into an mcmc.list
mala_chains <- mcmc.list(chains[[1]], chains[[2]], chains[[3]])
gelman.diag(mala_chains)


# Diagnostic 3: Autocorrelation Plots
                             #Auto-correlation Plots
                    #Compare different MCMC algorithms for Gaussian prior
# Create a combined autocorrelation plot
plot(autocorr(mcmc_models_L$mcmc_1[,1], lags = 1:50), type="b", lwd=2, col="red", pch=16, ylim=c(-0.2, 1), xlab="Index", ylab="Autocorrelation", main="Autocorrelation for Beta 1 across Models for Logistic-Gaussian")
lines(autocorr(mcmc_models_L$mcmc_3a[,1], lags = 1:50), type="b", lwd=2, col="blue", pch=16)
lines(autocorr(mcmc_models_L$mcmc_3b[,1], lags = 1:50), type="b", lwd=2, col="pink", pch=16)
lines(autocorr(mcmc_models_L$mcmc_5[,1], lags = 1:50), type="b", lwd=2, col="green", pch=16)
lines(autocorr(mcmc_models_L$mcmc_7[,1], lags = 1:50), type="b", lwd=2, col="yellow", pch=16)

abline(h = -0.1, lty = 3, lwd = 2, col = "red")
abline(h = 0.1, lty = 3, lwd = 2, col = "red")
abline(h = 0, lty = 3, lwd = 3, col = "red")

legend(x = 35, y = 0.7,  
       legend=c("vanilla RWM", "preconditioned RWM mnorm", "preconditioned RWM mt", "MALA","component RWM"), col=c("red", "blue", "pink", "green","yellow"), lwd=2,cex = 0.6, pch=16,  xpd = TRUE)

                        #Compare different MCMC algorithms for UIP prior
# Create a combined autocorrelation plot
plot(autocorr(mcmc_models_L$mcmc_2[,1], lags = 1:50), type="b", lwd=2, col="red", pch=16, ylim=c(-0.2, 1), xlab="Index", ylab="Autocorrelation", main="Autocorrelation for Beta 1 across Models for Logistic-UIP")
lines(autocorr(mcmc_models_L$mcmc_4a[,1], lags = 1:50), type="b", lwd=2, col="blue", pch=16)
lines(autocorr(mcmc_models_L$mcmc_4b[,1], lags = 1:50), type="b", lwd=2, col="pink", pch=16)
lines(autocorr(mcmc_models_L$mcmc_6[,1], lags = 1:50), type="b", lwd=2, col="green", pch=16)
lines(autocorr(mcmc_models_L$mcmc_8[,1], lags = 1:50), type="b", lwd=2, col="yellow", pch=16)

abline(h = -0.1, lty = 3, lwd = 2, col = "red")
abline(h = 0.1, lty = 3, lwd = 2, col = "red")
abline(h = 0, lty = 3, lwd = 3, col = "red")

legend(x = 35, y = 0.7,  
       legend=c("vanilla RWM", "preconditioned RWM mnorm", "preconditioned RWM mt", "MALA","component RWM"), 
       col=c("red", "blue", "pink", "green","yellow"), lwd=2,cex = 0.6, pch=16,  xpd = TRUE)
                        #Heatmap for all beta paramters
                        #Model 3a 
# Assuming mcmc_object is your MCMC output as an mcmc object
compute_autocorrelations <- function(mcmc_object, max_lag) {
    autocorr_data <- sapply(1:ncol(mcmc_object), function(i) {
        autocorr(mcmc_object[, i], lags = 1:max_lag)
    })
    autocorr_data
}

# Function to plot heatmap of autocorrelations
plot_autocorrelation_heatmap <- function(mcmc_object, max_lag = 50, title = "Autocorrelation Heatmap") {
    # Compute autocorrelations
    autocorr_matrix <- compute_autocorrelations(mcmc_object, max_lag)
    
    # Convert matrix to data frame for plotting
    autocorr_df <- melt(autocorr_matrix)
    colnames(autocorr_df) <- c("Lag", "Parameter", "Autocorrelation")
    
    # Convert parameter index to factor for better plotting
    autocorr_df$Parameter <- as.factor(autocorr_df$Parameter)
    
    # Create the heatmap plot
    heatmap_plot <- ggplot(autocorr_df, aes(x = Lag, y = Parameter, fill = Autocorrelation)) +
        geom_tile() + 
        scale_fill_gradient2(low = "blue", high = "red", mid = "white", midpoint = 0, limit = c(-1, 1), 
                             space = "Lab", name="Autocorrelation") +
        theme_minimal() +
        labs(title = title, x = "Lag", y = "Parameter")
    
    # Display the plot
    print(heatmap_plot)
}

plot_autocorrelation_heatmap(mcmc_models_L$mcmc_3a, max_lag = 50, 
                             title = "Autocorrelation Heatmap of Logistic-Gaussian Preconditioned mnorm")
plot_autocorrelation_heatmap(mcmc_models_L$mcmc_7, max_lag = 50,
                             title = "Autocorrelation Heatmap of Logistic-Gaussian Component-wise RWM")

plot_autocorrelation_heatmap(mcmc_models_L$mcmc_4a, max_lag = 50, 
                             title = "Autocorrelation Heatmap of Logistic-UIP Preconditioned mnorm")
plot_autocorrelation_heatmap(mcmc_models_L$mcmc_8, max_lag = 50, 
                             title = "Autocorrelation Heatmap of Logistic-UIP Component-wise RWM")



# Diagnostic 4: Effective Sample Size
# Compute ESS for each model using lapply
ess_values_L <- lapply(mcmc_models_L, effectiveSize)

# Calculate descriptive statistics for each model's ESS
ess_stats_L <- sapply(ess_values_L, function(ess) {
  c(Mean = mean(ess), Median = median(ess), Min = min(ess), Max = max(ess))
})

print(ess_stats_L)


                                 #Cauchit Case
# Define all Cauchit models directly in a list
models_list_C <- list(
  model1_C = mc_cauGaussian_rwm,
  model2_C = mc_cauUIP_rwm,
  model3a_C = mc_cauGaussian_pre_norm,
  model3b_C = mc_cauGaussian_pre_t,
  model4a_C = mc_cauUIP_pre_norm,
  model4b_C = mc_cauUIP_pre_t,
  model5_C = mc_cauGaussian_mala_burnin,
  model6_C = mc_cauUIP_mala_burnin,
  model7_C = mc_cauGaussian_cw,
  model8_C = mc_cauUIP_cw
)

# Convert all Cauchit model outputs to mcmc objects in a single step using lapply
mcmc_models_C <- lapply(models_list_C, function(model) mcmc(model$x_store))

# Optional: Rename these mcmc objects similar to original naming for consistency
names(mcmc_models_C) <- c("mcmc_1", "mcmc_2", "mcmc_3a", "mcmc_3b", "mcmc_4a", "mcmc_4b", "mcmc_5", "mcmc_6", "mcmc_7", "mcmc_8")


# Diagnostic 1: Prediction Accuracy
# Diagnostic 1.1 Comparing Posterior Mean with True Beta Parameters

mcmc_objects_C <- lapply(mcmc_models_C, mcmc)
summary_stats_C <- lapply(mcmc_objects_C, summary)

# Compute the matrix of errors
error_matrix <- sapply(models_list_C, function(model) {
  model_means <- colMeans(model$x_store)
  model_means - beta  
})

# Convert the error matrix to a data frame for plotting
df_errors <- melt(error_matrix)
names(df_errors) <- c("Parameter", "Model", "Error")

              #Heatmap of Estimation Error for Cauchit-Gaussian
gaussian_models <- c("model1_C", "model3a_C", "model3b_C", "model5_C", "model7_C")
uip_models <- c("model2_C", "model4a_C", "model4b_C", "model6_C", "model8_C")

# Subset df_errors for Gaussian prior
df_errors_gaussian <- df_errors[df_errors$Model %in% gaussian_models,]

# Plotting Gaussian prior
ggplot(df_errors_gaussian, aes(x = Model, y = Parameter, fill = Error)) +
  geom_tile() +
  scale_fill_gradient2(low = "red", high = "green", mid = "white", midpoint = 0, 
                       name = "Error (True - Estimate)") +
  theme_minimal() +
  labs(title = "Heatmap of Estimation Errors for Cauchit - Gaussian",
       x = "Model",
       y = "Beta Parameter") +
  theme(axis.text.x = element_text(angle = 45, hjust = 1))


              #Heatmap of Estimation Error for Cauchit-UIP
# Subset df_errors for UIP prior
df_errors_uip <- df_errors[df_errors$Model %in% uip_models,]

# Plotting UIP prior
ggplot(df_errors_uip, aes(x = Model, y = Parameter, fill = Error)) +
  geom_tile() +
  scale_fill_gradient2(low = "red", high = "green", mid = "white", midpoint = 0, 
                       name = "Error (True - Estimate)") +
  theme_minimal() +
  labs(title = "Heatmap of Estimation Errors for Cauchit - UIP",
       x = "Model",
       y = "Beta Parameter") +
  theme(axis.text.x = element_text(angle = 45, hjust = 1))


# Diagnostic 1.2 Brier Score

# Define the Brier score function
brier_score <- function(Y, p) {
  mean((Y - p)^2)
}

calculate_brier <- function(model, X, Y) {
  # Get the mean of the MCMC samples for the final beta estimates
  beta_estimates <- apply(model$x_store, 2, mean)

  # Predict probabilities
  p_pred <- 1 / (1 + exp(-X %*% beta_estimates))

  # Calculate Brier score for the logistic regression with Gaussian prior
  brier_score <- brier_score(p_pred, Y)

  # Return the Brier score
  return(brier_score)
}

brier_scores_C <- lapply(models_list_C, calculate_brier, X, Y_C)

print(unlist(brier_scores_C))

# Diagnostic 2: The Gelman-Rubin diagnostic

gelman_rubin <- function(posterior_func, X, Y, nits, h, cov_matrix=NULL, df_t=NULL, model_type="RWM") {
  starting_values <- c(0.5, 0, -0.5)
  chains <- list()
  for (initial_value in starting_values) {
    if (model_type == "RWM") {
      mcmc_results <- RWM(posterior_func, nits, h, x_curr = rep(initial_value, ncol(X)), X, Y)
    } else if (model_type == "RWM_pre") {
      mcmc_results <- RWM_pre_mnorm(posterior_func, X, Y, nits, cov_matrix, x_curr = rep(initial_value, ncol(X)))
    } else if (model_type == "RWM_pre_mt") {
      mcmc_results <- RWM_pre_mt(posterior_func, X, Y, nits, cov_matrix, x_curr = rep(initial_value, ncol(X)), df_t)
    } else if (model_type == "RWM_cw") {
      mcmc_results <- RWM_cw(posterior_func, nits, h, x_curr = rep(initial_value, ncol(X)), X, Y)
    }
    chains[[paste("start", initial_value)]] <- mcmc(mcmc_results$x_store)
  }
  mcmc_chains <- mcmc.list(chains[[1]], chains[[2]], chains[[3]])
  return(gelman.diag(mcmc_chains))
}

# Model 1: Cauchit - Gaussian RWM
gelman_rubin(cauchit_posterior_Gaussian, X, Y_C, nits, 0.08)

# Model 2: Cauchit - UIP RWM
gelman_rubin(cauchit_posterior_UIP, X, Y_C, nits, 0.05)

# Model 3a: Cauchit - Gaussian Preconditioned mnorm
gelman_rubin(cauchit_posterior_Gaussian, X, Y_C, nits_final, 0.45, cov_matrix_est, model_type="RWM_pre")

# Model 3b: Cauchit - Gaussian Preconditioned mt
gelman_rubin(cauchit_posterior_Gaussian, X, Y_C, nits_final, 0.35, cov_matrix_est, df_t, "RWM_pre_mt")

# Model 4a: Cauchit - UIP Preconditioned mnorm
gelman_rubin(cauchit_posterior_UIP, X, Y_C, nits_final, 0.45, cov_matrix_est, model_type="RWM_pre")

# Model 4b: Cauchit - UIP Preconditioned mt
gelman_rubin(cauchit_posterior_UIP, X, Y_C, nits_final, 0.35, cov_matrix_est, df_t, "RWM_pre_mt")

# Model 7: Cauchit - Gaussian Component-wise
gelman_rubin(cauchit_posterior_Gaussian, X, Y_C, nits, h_logGaussian, model_type="RWM_cw")

# Model 8: Cauchit - UIP Component-wise
gelman_rubin(cauchit_posterior_UIP, X, Y_C, nits, h_logUIP, model_type = "RWM_cw")

#Model 5
# Run MCMC for each starting value and handle burn-in
chains <- list()
starting_values <- c(0.5, 0, -0.5)
for (initial_value in starting_values) {
  # Run MALA MCMC
  mcmc_results <- MALA(cauchit_posterior_Gaussian, dlogpi_cauGaussian, nits, h = 0.001, x_curr = rep(initial_value, ncol(X)), X, Y_C)
  
  # Apply burn-in and convert to mcmc object
  effective_samples <- mcmc_results$x_store[(burn_in + 1):nrow(mcmc_results$x_store), ]
  chains[[paste("start", initial_value)]] <- mcmc(effective_samples)
}

# Combine all the chains into an mcmc.list
mala_chains <- mcmc.list(chains[[1]], chains[[2]], chains[[3]])
gelman.diag(mala_chains)

#Model 6
# Run MCMC for each starting value and handle burn-in
chains <- list()
starting_values <- c(0.5, 0, -0.5)
for (initial_value in starting_values) {
  # Run MALA MCMC
  mcmc_results <- MALA(cauchit_posterior_UIP, dlogpi_cauUIP, nits, h = 0.001, x_curr = rep(initial_value, ncol(X)), X, Y_C)
  
  # Apply burn-in and convert to mcmc object
  effective_samples <- mcmc_results$x_store[(burn_in + 1):nrow(mcmc_results$x_store), ]
  chains[[paste("start", initial_value)]] <- mcmc(effective_samples)
}

# Combine all the chains into an mcmc.list
mala_chains <- mcmc.list(chains[[1]], chains[[2]], chains[[3]])
gelman.diag(mala_chains)

# Diagnostic 3: Autocorrelation Plots
                          #Auto-correlation Plots
                    #Compare different MCMC algorithms for Gaussian prior
# Create a combined autocorrelation plot
plot(autocorr(mcmc_models_C$mcmc_1[,1], lags = 1:50), type="b", lwd=2, col="red", pch=16, ylim=c(-0.2, 1), xlab="Index", ylab="Autocorrelation", main="Autocorrelation for Beta 1 across Models for Cauchit-Gaussian")
lines(autocorr(mcmc_models_C$mcmc_3a[,1], lags = 1:50), type="b", lwd=2, col="blue", pch=16)
lines(autocorr(mcmc_models_C$mcmc_3b[,1], lags = 1:50), type="b", lwd=2, col="pink", pch=16)
lines(autocorr(mcmc_models_C$mcmc_5[,1], lags = 1:50), type="b", lwd=2, col="green", pch=16)
lines(autocorr(mcmc_models_C$mcmc_7[,1], lags = 1:50), type="b", lwd=2, col="yellow", pch=16)

abline(h = -0.1, lty = 3, lwd = 2, col = "red")
abline(h = 0.1, lty = 3, lwd = 2, col = "red")
abline(h = 0, lty = 3, lwd = 3, col = "red")

legend(x = 35, y = 0.7,  
       legend=c("vanilla RWM", "preconditioned RWM mnorm", "preconditioned RWM mt", "MALA","component RWM"), col=c("red", "blue", "pink", "green","yellow"), lwd=2,cex = 0.5, pch=16,  xpd = TRUE)

                        #Compare different MCMC algorithms for UIP prior
# Create a combined autocorrelation plot
plot(autocorr(mcmc_models_C$mcmc_2[,1], lags = 1:50), type="b", lwd=2, col="red", pch=16, ylim=c(-0.2, 1), xlab="Index", ylab="Autocorrelation", main="Autocorrelation for Beta 1 across Models for Cauchit-UIP")
lines(autocorr(mcmc_models_C$mcmc_4a[,1], lags = 1:50), type="b", lwd=2, col="blue", pch=16)
lines(autocorr(mcmc_models_C$mcmc_4b[,1], lags = 1:50), type="b", lwd=2, col="pink", pch=16)
lines(autocorr(mcmc_models_C$mcmc_6[,1], lags = 1:50), type="b", lwd=2, col="green", pch=16)
lines(autocorr(mcmc_models_C$mcmc_8[,1], lags = 1:50), type="b", lwd=2, col="yellow", pch=16)

abline(h = -0.1, lty = 3, lwd = 2, col = "red")
abline(h = 0.1, lty = 3, lwd = 2, col = "red")
abline(h = 0, lty = 3, lwd = 3, col = "red")

legend(x = 35, y = 0.7,  
       legend=c("vanilla RWM", "preconditioned RWM mnorm", "preconditioned RWM mt", "MALA","component RWM"), col=c("red", "blue", "pink", "green","yellow"), lwd=2,cex = 0.5, pch=16,  xpd = TRUE)


                        #Heatmap for all beta paramters
                        #Model 3a 
# Assuming mcmc_object is your MCMC output as an mcmc object
compute_autocorrelations <- function(mcmc_object, max_lag) {
    autocorr_data <- sapply(1:ncol(mcmc_object), function(i) {
        autocorr(mcmc_object[, i], lags = 1:max_lag)
    })
    autocorr_data
}

# Function to plot heatmap of autocorrelations
plot_autocorrelation_heatmap <- function(mcmc_object, max_lag = 50, title = "Autocorrelation Heatmap") {
    # Compute autocorrelations
    autocorr_matrix <- compute_autocorrelations(mcmc_object, max_lag)
    
    # Convert matrix to data frame for plotting
    autocorr_df <- melt(autocorr_matrix)
    colnames(autocorr_df) <- c("Lag", "Parameter", "Autocorrelation")
    
    # Convert parameter index to factor for better plotting
    autocorr_df$Parameter <- as.factor(autocorr_df$Parameter)
    
    # Create the heatmap plot
    heatmap_plot <- ggplot(autocorr_df, aes(x = Lag, y = Parameter, fill = Autocorrelation)) +
        geom_tile() + 
        scale_fill_gradient2(low = "blue", high = "red", mid = "white", midpoint = 0, limit = c(-1, 1), space = "Lab", name="Autocorrelation") +
        theme_minimal() +
        labs(title = title, x = "Lag", y = "Parameter")
    
    # Display the plot
    print(heatmap_plot)
}

plot_autocorrelation_heatmap(mcmc_models_C$mcmc_3a, max_lag = 50, title = "Autocorrelation Heatmap of Cauchit-Gaussian Preconditioned mnorm")
plot_autocorrelation_heatmap(mcmc_models_C$mcmc_7, max_lag = 50, title = "Autocorrelation Heatmap of Cauchit-Gaussian Component-wise RWM")

plot_autocorrelation_heatmap(mcmc_models_C$mcmc_4a, max_lag = 50, title = "Autocorrelation Heatmap of Cauchit-UIP Preconditioned mnorm")
plot_autocorrelation_heatmap(mcmc_models_C$mcmc_8, max_lag = 50, title = "Autocorrelation Heatmap of Cauchit-UIP Component-wise RWM")


# Diagnostic 4: Effective Sample Size

# Compute ESS for each model using lapply
ess_values_C <- lapply(mcmc_models_C, effectiveSize)

# Calculate descriptive statistics for each model's ESS
ess_stats_C <- sapply(ess_values_C, function(ess) {
  c(Mean = mean(ess), Median = median(ess), Min = min(ess), Max = max(ess))
})

print(ess_stats_C)
